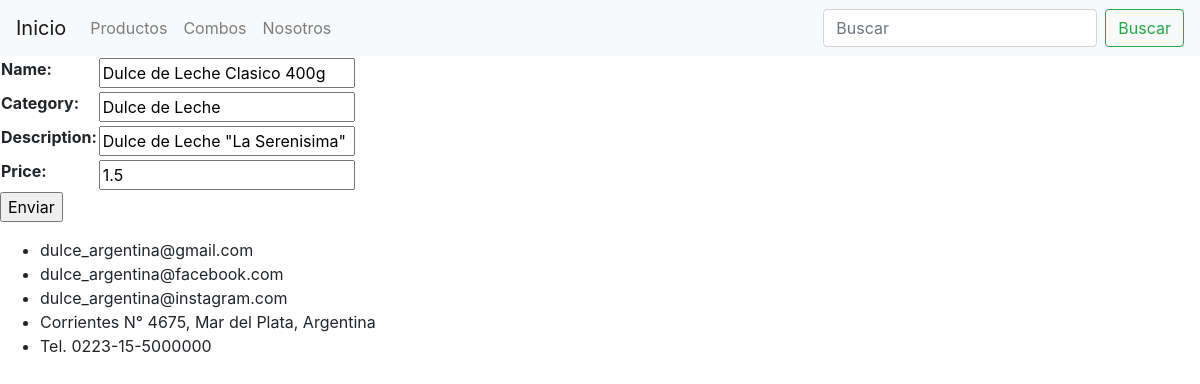
The page /products/update-product/1/ on the database as committed earlier.
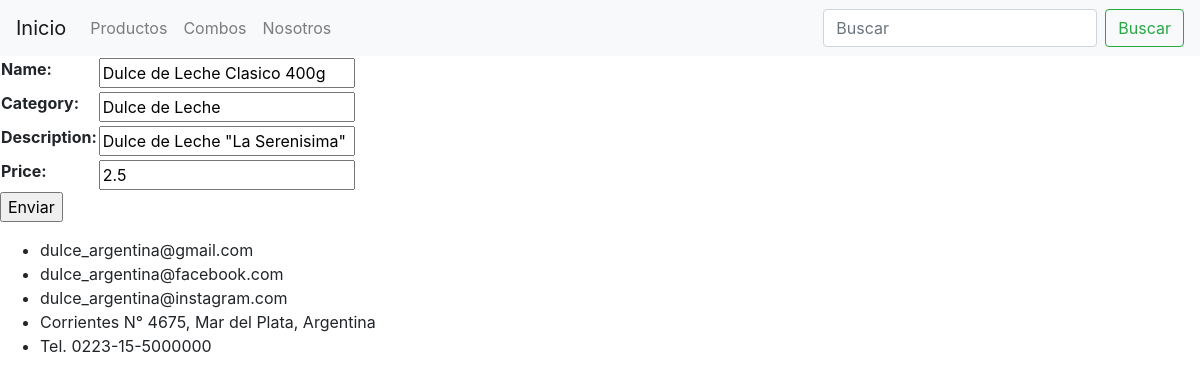
The same page on the database as committed later.
### products/models.py (models this page shows, shortened)
class Products(models.Model):
    name = models.CharField(max_length=40)
    category = models.CharField(max_length=30)
    description = models.CharField(max_length=250)
    price = models.FloatField()
    is_active = models.BooleanField(default=True)
    class Meta:
        verbose_name = 'Product'
        verbose_name_plural = 'Products'

### products/views.py (the view)
# urls.py: path('update-product/<int:pk>/', update_product, name='update_product'),
def update_product(request, pk):
    if request.method == 'POST':
        form = CreateProducts(request.POST)
        if form.is_valid():
            product = Products.objects.get(id=pk)
            product.name = form.cleaned_data['name']
            product.category = form.cleaned_data['category']
            product.description = form.cleaned_data['description']
            product.price = form.cleaned_data['price']
            product.save()
            return redirect(list_products)
    elif request.method == 'GET':
        product = Products.objects.get(id=pk)
        form = CreateProducts(initial={'name':product.name,
                                       'category':product.category,
                                       'description':product.description,
                                       'price':product.price
                                       })
        context = {
            'form' : form
        }
        return render(request, 'products/update-product.html', context=context)

### products/forms.py
class  CreateProducts(forms.Form):
    name = forms.CharField(max_length=40)
    category = forms.CharField(max_length=30)
    description = forms.CharField(max_length=250)
    price = forms.FloatField()

### templates/products/update-product.html (shortened to what this page needs)
{% extends 'base.html' %}
{% block contenido_que_cambia %}
    <form action="" method="POST">
        <table>
            {{form.as_table}}
        </table>
        <p><input type="submit" value="Enviar"></p>
    </form>
{% endblock %}

### templates/base.html (shortened to what this page needs)
<!DOCTYPE html>
<html lang="en">
<head>
    <link rel="stylesheet" href="https://cdn.jsdelivr.net/npm/bootstrap@4.6.2/dist/css/bootstrap.min.css"
>
</head>
<body>
    <header>
        <nav class="navbar navbar-expand-lg navbar-light bg-light">
            <a class="navbar-brand" href="/">Inicio</a>
            <div class="collapse navbar-collapse" id="navbarSupportedContent">
                <ul class="navbar-nav mr-auto">
                    <li class="nav-item">
                        <a class="nav-link" href="/products/list-products/">Productos</a>
                    </li>
                    <li class="nav-item">
                        <a class="nav-link" href="/products/list-combos/">Combos</a>
                    </li>
                    <li class="nav-item">
                        <a class="nav-link" href="/nosotros/">Nosotros</a>
                    </li>
                </ul>
                <form class="form-inline my-2 my-lg-0" action="/products/search-products/" method="GET">
                    <input class="form-control mr-sm-2" type="search" placeholder="Buscar" aria-label="Search" name="search">
                    <button class="btn btn-outline-success my-2 my-sm-0" type="submit">Buscar</button>
                </form>
            </div>
        </nav>
    </header>
    <main>
        {% block contenido_que_cambia %}
        {% endblock %}
    </main>
    <footer>
        <ul>
            <li>dulce_argentina@gmail.com</li>
            <li>dulce_argentina@facebook.com</li>
            <li>dulce_argentina@instagram.com</li>
            <li>Corrientes N° 4675, Mar del Plata, Argentina</li>
            <li>Tel. 0223-15-5000000</li>
        </ul>
    </footer>
</body>
</html>

Rows that differ between the two databases and show on the page:
changed Products "Dulce de Leche Clasico 400g": price "1.5" → "2.5"
